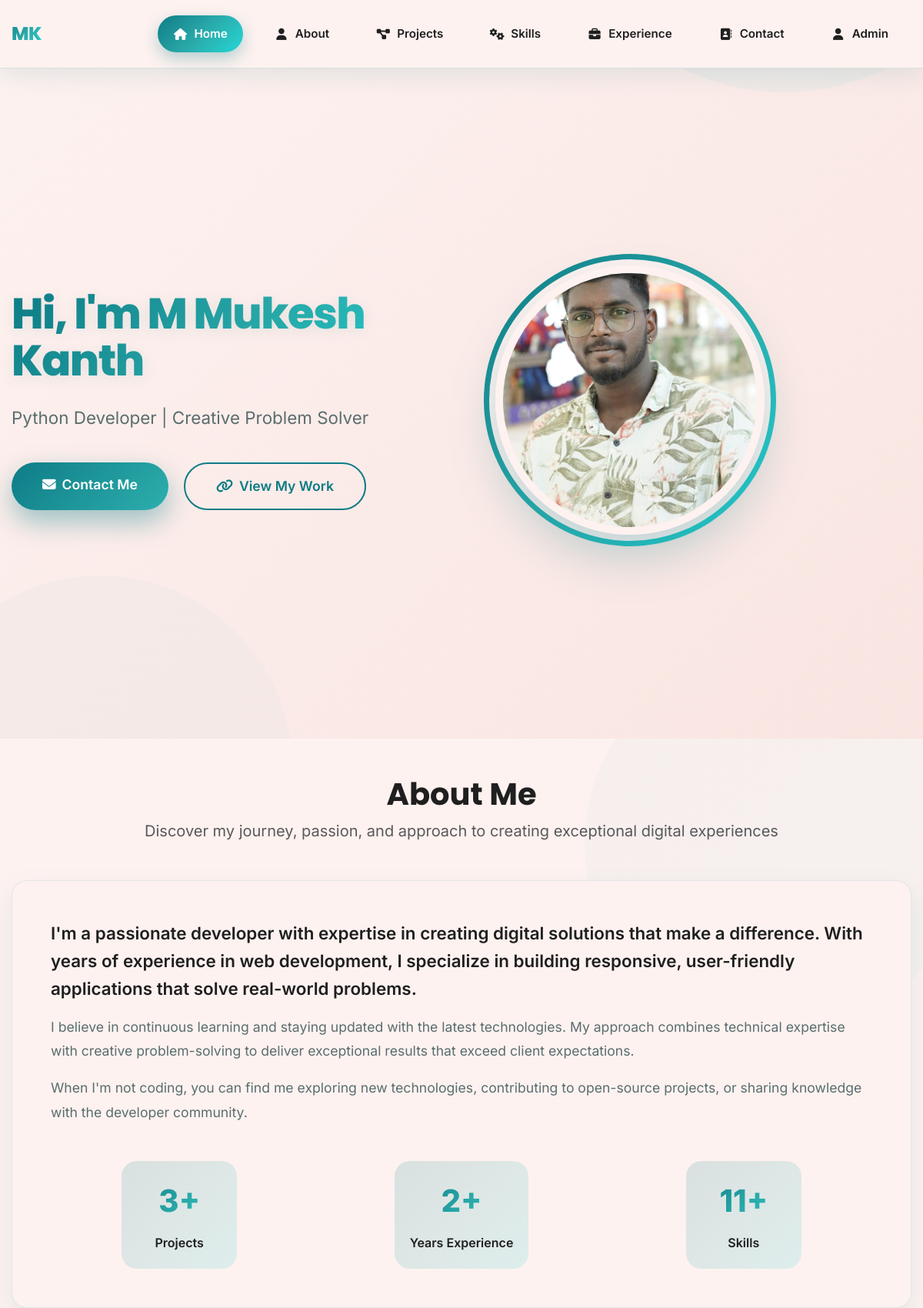
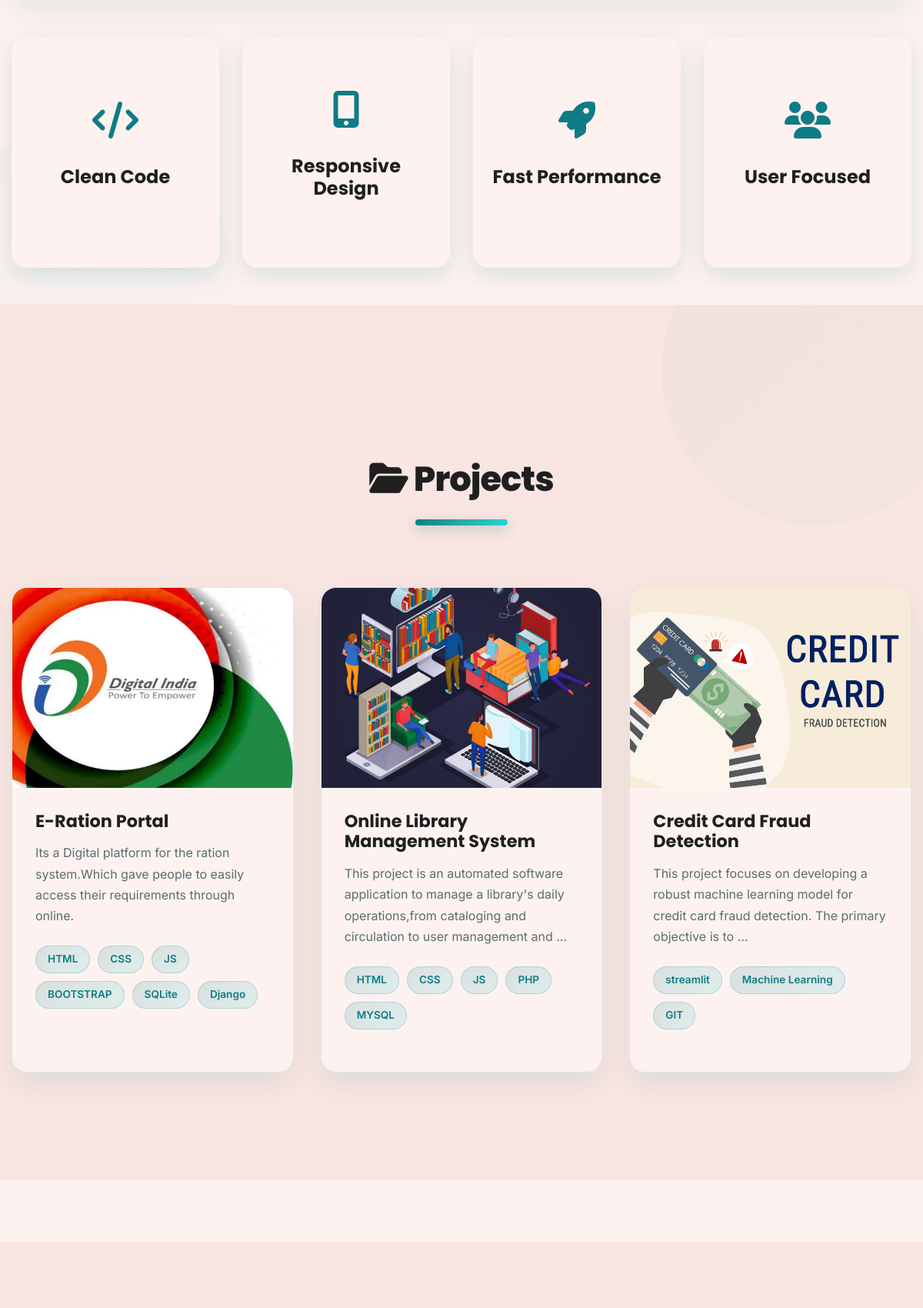
The page / (upper part) on the database its author committed (2 pictures, top to bottom).
### admin_app/models.py (models this page shows, shortened)
class Profile(models.Model):
    name = models.CharField(max_length=100)
    bio = models.TextField(blank=True, null=True)
    profile_pic = models.ImageField(upload_to='profile_pics/', blank=True, null=True)
    location = models.CharField(max_length=100, blank=True, null=True)
    contact_email = models.EmailField(blank=True, null=True)
    phone_number = models.CharField(max_length=20, blank=True, null=True)
    social_link = models.URLField(blank=True, null=True)  # Optional: LinkedIn/Github

class Project(models.Model):
    title = models.CharField(max_length=200)
    description = models.TextField()
    image = models.ImageField(upload_to='projects/')
    link = models.URLField(blank=True, null=True)
    created_at = models.DateTimeField(auto_now_add=True)
    tools = models.TextField(blank=True, null=True)
    def get_tools_list(self):
        if self.tools:
            return [t.strip() for t in self.tools.split(',') if t.strip()]
        return []

### user_app/views.py (the view)
# urls.py: path('', views.portfolio_view, name='portfolio_view'),
def portfolio_view(request):
    profile = Profile.objects.first()  # or filter by user if needed
    projects = Project.objects.all()
    skills = Skill.objects.all()
    experiences = Experience.objects.all().order_by('-start_date')
    context = {
        'profile': profile,
        'projects': projects,
        'skills': skills,
        'experiences': experiences,
    }
    return render(request, 'portfolio.html', context)

### user_app/templates/portfolio.html (shortened to what this page needs)
<!DOCTYPE html>
<html lang="en">
<head>
  <link href="https://cdn.jsdelivr.net/npm/bootstrap@5.3.2/dist/css/bootstrap.min.css" rel="stylesheet">
  <link href="https://cdnjs.cloudflare.com/ajax/libs/font-awesome/6.4.0/css/all.min.css" rel="stylesheet">
  <link rel="stylesheet" href="https://cdnjs.cloudflare.com/ajax/libs/animate.css/4.1.1/animate.min.css">
  <link href="https://unpkg.com/aos@2.3.1/dist/aos.css" rel="stylesheet">
</head>
<body>
  <nav class="navbar navbar-expand-lg navbar-light">
    <div class="container">
      <a class="navbar-brand" href="#">
      </a>
      <div class="collapse navbar-collapse" id="navbarNav">
        <ul class="navbar-nav ms-auto">
          <li class="nav-item">
            <a class="nav-link active" href="#home"><i class="fa fa-home me-2"></i>Home</a>
          </li>
          <li class="nav-item">
            <a class="nav-link" href="#about"><i class="fa fa-user me-2"></i>About</a>
          </li>
          <li class="nav-item">
            <a class="nav-link" href="#projects"><i class="fa fa-project-diagram me-2"></i>Projects</a>
          </li>
          <li class="nav-item">
            <a class="nav-link" href="#skills"><i class="fa fa-cogs me-2"></i>Skills</a>
          </li>
          <li class="nav-item">
            <a class="nav-link" href="#experience"><i class="fa fa-briefcase me-2"></i>Experience</a>
          </li>
          <li class="nav-item">
            <a class="nav-link" href="#contact-form-section"><i class="fa fa-address-book me-2"></i>Contact</a>
          </li>
          <li class="nav-item">
            <a class="nav-link" href="/admin_login/"><i class="fa fa-user me-2"></i>Admin</a>
          </li>
        </ul>
      </div>
    </div>
  </nav>
  <section id="home" class="hero-section">
    <div class="container">
      <div class="hero-content">
        <div class="row align-items-center">
          <div class="col-lg-6">
            <div class="hero-text">
              <h1 class="animate__animated animate__fadeInLeft">Hi, I'm {{ profile.name }}</h1>
              <p class="animate__animated animate__fadeInLeft animate__delay-1s">{{ profile.bio|default:"Python Developer | Creative Problem Solver" }}</p>
              <div class="hero-buttons animate__animated animate__fadeInLeft animate__delay-2s">
                {% if profile.contact_email %}
                  <a href="#contact-section" class="btn btn-hero"><i class="fa fa-envelope me-2"></i>Contact Me</a>
                {% endif %}
                <a href="#projects" class="btn btn-hero-outline"><i class="fa fa-link me-2"></i>View My Work</a>
              </div>
            </div>
          </div>
          <div class="col-lg-6">
            <div class="hero-image-side animate__animated animate__fadeInRight">
              <div class="hero-image-side-container floating">
                {% if profile.profile_pic %}
                  <img src="{{ profile.profile_pic.url }}" alt="Profile Picture">
                {% else %}
                  <img src="https://via.placeholder.com/400x400?text=Profile+Image" alt="Profile Picture">
                {% endif %}
              </div>
            </div>
          </div>
        </div>
      </div>
    </div>
  </section>
 <section id="about" class="premium-about-section py-5">
  <div class="container premium-about-container">
    <div class="text-center mb-5" data-aos="fade-up">
      <h2 class="fw-bold display-6 mb-2">About Me</h2>
      <p class="text-muted fs-5">
        Discover my journey, passion, and approach to creating exceptional digital experiences
      </p>
    </div>
    <div class="row">
      <div class="col-lg-12" data-aos="fade-up">
        <div class="premium-about-card">
          <div class="premium-about-text">
            <p class="lead mb-3">
              I'm a passionate developer with expertise in creating digital solutions that make a difference.
              With years of experience in web development, I specialize in building responsive, user-friendly
              applications that solve real-world problems.
            </p>
            <p class="mb-3">
              I believe in continuous learning and staying updated with the latest technologies.
              My approach combines technical expertise with creative problem-solving to deliver exceptional
              results that exceed client expectations.
            </p>
            <p class="mb-5">
              When I'm not coding, you can find me exploring new technologies, contributing to open-source projects,
              or sharing knowledge with the developer community.
            </p>
            <div class="profile-stats">
              <div class="stat-item">
                <div class="stat-number">{{ projects|length }}+</div>
                <div class="stat-label">Projects</div>
              </div>
              <div class="stat-item">
                <div class="stat-number">{{ experiences|length }}+</div>
                <div class="stat-label">Years Experience</div>
              </div>
              <div class="stat-item">
                <div class="stat-number">{{ skills|length }}+</div>
                <div class="stat-label">Skills</div>
              </div>
            </div>
          </div>
        </div>
    <div class="about-features mt-5">
      <div class="about-feature" data-aos="fade-up" data-aos-delay="100">
        <div class="feature-icon">
          <i class="fas fa-code"></i>
        </div>
        <h4 class="feature-title">Clean Code</h4>
      </div>
      <div class="about-feature" data-aos="fade-up" data-aos-delay="200">
        <div class="feature-icon">
          <i class="fas fa-mobile-alt"></i>
        </div>
        <h4 class="feature-title">Responsive Design</h4>
      </div>
      <div class="about-feature" data-aos="fade-up" data-aos-delay="300">
        <div class="feature-icon">
          <i class="fas fa-rocket"></i>
        </div>
        <h4 class="feature-title">Fast Performance</h4>
      </div>
      <div class="about-feature" data-aos="fade-up" data-aos-delay="400">
        <div class="feature-icon">
          <i class="fas fa-users"></i>
        </div>
        <h4 class="feature-title">User Focused</h4>
      </div>
    </div>
  </div>
</section>
<section id="projects" class="projects-section">
  <div class="container projects-container">
    <h3 class="section-title" data-aos="fade-up">
      <i class="fa fa-folder-open me-2"></i>Projects
    </h3>
    <div class="projects-grid">
      {% for project in projects %}
      <div class="project-card" data-aos="fade-up" data-aos-delay="{% widthratio forloop.counter0 1 100 %}">
        <div class="project-image-container">
          {% if project.image %}
            <img src="{{ project.image.url }}" alt="{{ project.title }}" class="project-image">
          {% else %}
            <img src="https://via.placeholder.com/600x400?text=Project+Image" alt="{{ project.title }}" class="project-image">
          {% endif %}
        </div>
        <div class="card-body">
          <h5 class="project-title">{{ project.title }}</h5>
          <p class="project-description">{{ project.description|truncatewords:20 }}</p>
          <div class="project-tools">
            {% if project.tools %}
              {% for tool in project.get_tools_list %}
                <span class="tool-tag">{{ tool }}</span>
              {% endfor %}
            {% else %}
              <span class="tool-tag">HTML/CSS</span>
              <span class="tool-tag">JavaScript</span>
              <span class="tool-tag">Django</span>
            {% endif %}
          </div>
        </div>
      </div>
      {% empty %}
        <div class="no-projects" data-aos="fade-up">
          <i class="fa fa-folder-open fa-3x mb-3"></i>
          <p class="text-center text-muted">No projects added yet.</p>
        </div>
      {% endfor %}
    </div>
  </div>
</section>
  <section id="skills" class="skills-section">
  </section>
</body>
</html>

### rows shown on the page
Profile: bio|Creative "Python Developer | Creative Problem Solver", profile_pic (picture)
Project: image (picture), title "E-Ration Portal", description "Its a Digital platform for the ration system.Which gave people to easily access their requirements through online.", get_tools_list "HTML" "CSS" "JS" "BOOTSTRAP" "SQLite" "Django"
Project: image (picture), title "Online Library Management System", description "This project is an automated software application to manage a library's daily operations,from cataloging and circulation to user management and …", get_tools_list "HTML" "CSS" "JS" "PHP" "MYSQL"
Project: image (picture), title "Credit Card Fraud Detection", description "This project focuses on developing a robust machine learning model for credit card fraud detection. The primary objective is to …", get_tools_list "streamlit" "Machine Learning" "GIT"
